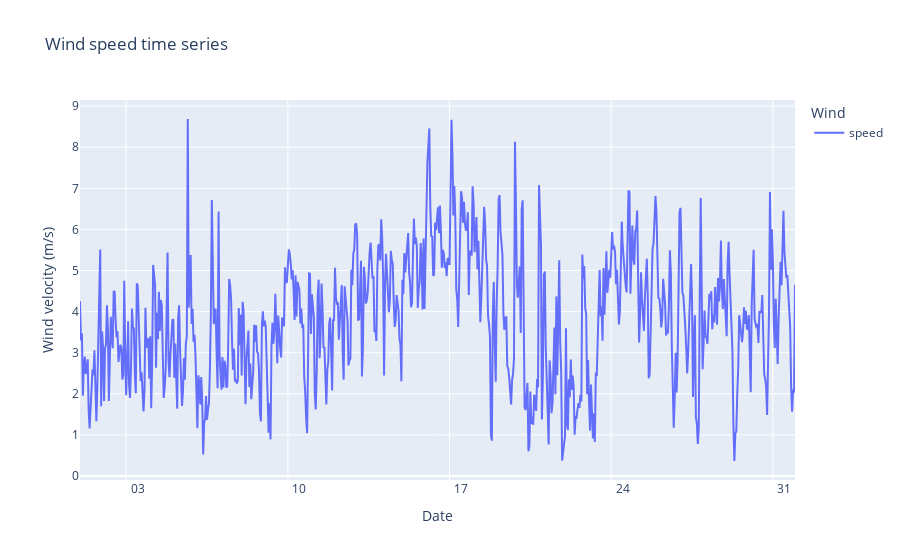

Notebook source saved alongside this figure:
### Markdown cell above
### Visualizing the Time Series

### Code cell
def plot_series(df):
    fig = px.line(df, title="Wind speed time series",
                  labels={
                         "value": "Wind velocity (m/s)",
                         "index": "Date",
                         "variable": "Wind"
                     })
    fig.update_xaxes(
        tickformat="%d",
        ticklabelmode="period")
    fig.show()
    
plot_series(df)

### Figure 1 — Plotly figure (JSON) as saved in the notebook; plotly's stock layout.template omitted (floating-point values rounded to 4 significant figures; data arrays with more than 128 entries replaced by an {"elided": "..."} marker saying what was removed)
{"data": [{"hovertemplate": "Wind=speed<br>Date=%{x}<br>Wind velocity (m/s)=%{y}<extra></extra>", "legendgroup": "speed", "line": {"color": "#636efa", "dash": "solid"}, "mode": "lines", "name": "speed", "orientation": "v", "showlegend": true, "type": "scatter", "x": {"elided": "744 str values"}, "xaxis": "x", "y": {"elided": "744 float values"}, "yaxis": "y"}], "layout": {"autosize": true, "legend": {"title": {"text": "Wind"}, "tracegroupgap": 0}, "title": {"text": "Wind speed time series"}, "xaxis": {"anchor": "y", "autorange": true, "domain": [0, 1], "range": ["2021-01-01", "2021-01-31 23:00"], "tickformat": "%d", "ticklabelmode": "period", "title": {"text": "Date"}, "type": "date"}, "yaxis": {"anchor": "x", "autorange": true, "domain": [0, 1], "range": [-0.09733, 9.149], "title": {"text": "Wind velocity (m/s)"}, "type": "linear"}}}
